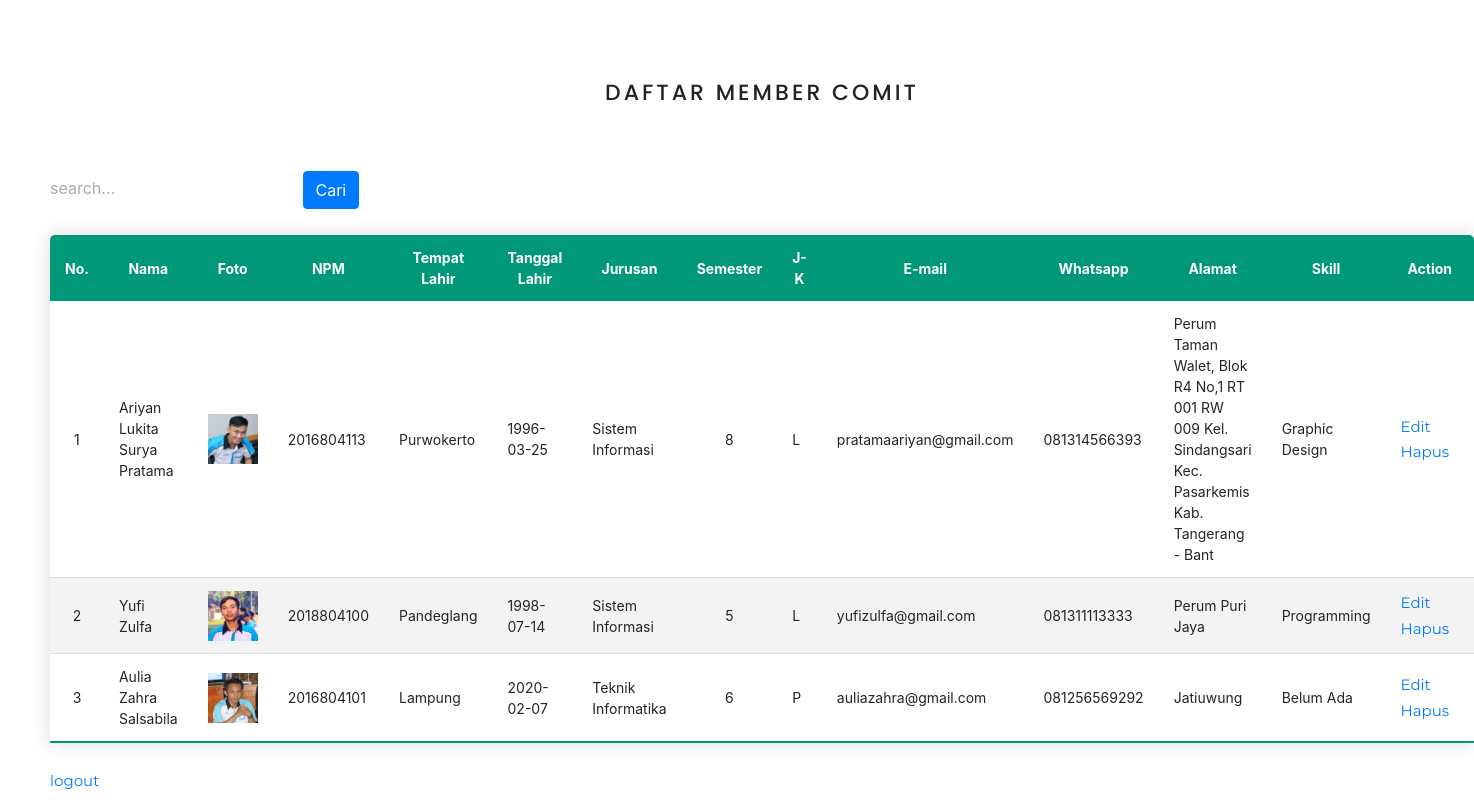
Page /list_member.php (signed in) on the committed database.
### tables this page shows
CREATE TABLE `members` (
  `id` int(11) NOT NULL,
  `name` varchar(50) NOT NULL,
  `npm` char(10) NOT NULL,
  `place_of_birth` varchar(30) NOT NULL,
  `date_of_birth` date NOT NULL,
  `major` varchar(30) NOT NULL,
  `semester` varchar(1) NOT NULL,
  `gender` varchar(10) NOT NULL,
  `email` varchar(50) NOT NULL,
  `whatsapp` char(13) NOT NULL,
  `address` varchar(100) NOT NULL,
  `uniform_size` varchar(5) NOT NULL,
  `skill` varchar(30) NOT NULL,
  `image` varchar(50) NOT NULL
);

### functions.php (called while the page is built, shortened)
<?php
$conn = mysqli_connect("localhost", "root", "", "comit");
function query($query)
{
    global $conn;
    $result = mysqli_query($conn, $query);
    $rows = [];
    while ($row = mysqli_fetch_assoc($result)) {
        $rows[] = $row;
    }
    return $rows;
}

### list_member.php (the view, shortened to what this page needs)
<?php
require 'functions.php';
$members = query("SELECT * FROM members");
?>
<!DOCTYPE html>
<html lang="en">
<head>
    <link rel="stylesheet" type="text/css" href="vendor/bootstrap/css/bootstrap.min.css">
    <link rel="stylesheet" type="text/css" href="fonts/font-awesome-4.7.0/css/font-awesome.min.css">
    <link rel="stylesheet" type="text/css" href="fonts/themify/themify-icons.css">
    <link rel="stylesheet" type="text/css" href="vendor/animate/animate.css">
    <link rel="stylesheet" type="text/css" href="vendor/css-hamburgers/hamburgers.min.css">
    <link rel="stylesheet" type="text/css" href="vendor/animsition/css/animsition.min.css">
    <link rel="stylesheet" type="text/css" href="vendor/select2/select2.min.css">
    <link rel="stylesheet" type="text/css" href="vendor/daterangepicker/daterangepicker.css">
    <link rel="stylesheet" type="text/css" href="vendor/slick/slick.css">
    <link rel="stylesheet" type="text/css" href="vendor/lightbox2/css/lightbox.min.css">
    <link rel="stylesheet" type="text/css" href="css/main.css">
    <link rel="stylesheet" type="text/css" href="css/util.css">
    <link rel="stylesheet" type="text/css" href="css/custom.css">
    <link rel="stylesheet" href="https://maxcdn.bootstrapcdn.com/bootstrap/4.3.1/css/bootstrap.min.css">
</head>
<body>
    <div class="t-center m-t-30 m-b-20">
        <span class="tit7">Daftar Member COMIT</span>
    </div>
    <form action="" method="post">
        <input type="text" name="keyword" class="m-t-50 m-b-10" placeholder="search..." autocomplete="off">
        <button type="submit" name="search" class="btn btn-primary">Cari</button>
    </form>
    <table class="content-table">
        <thead>
            <tr>
                <th class="text-center" scope="col">No.</th>
                <th class="text-center" scope="col">Nama</th>
                <th class="text-center" scope="col">Foto</th>
                <th class="text-center" scope="col">NPM</th>
                <th class="text-center" scope="col">Tempat Lahir</th>
                <th class="text-center" scope="col">Tanggal Lahir</th>
                <th class="text-center" scope="col">Jurusan</th>
                <th class="text-center" scope="col">Semester</th>
                <th class="text-center" scope="col">J-K</th>
                <th class="text-center" scope="col">E-mail</th>
                <th class="text-center" scope="col">Whatsapp</th>
                <th class="text-center" scope="col">Alamat</th>
                <th class="text-center" scope="col">Skill</th>
                <th class="text-center" scope="col">Action</th>
            </tr>
        </thead>
        <tbody>
            <?php $i = 1; ?>
            <?php foreach ($members as $member) : ?>
            <tr>
                <td scope="row" class="text-center"><?= $i; ?></td>
                <td><?= $member["name"]; ?></td>
                <td><img src="images/member/<?= $member["image"]; ?>" width="50" alt=""></td>
                <td><?= $member["npm"]; ?></td>
                <td><?= $member["place_of_birth"]; ?></td>
                <td><?= $member["date_of_birth"]; ?></td>
                <td><?= $member["major"]; ?></td>
                <td class="text-center"><?= $member["semester"]; ?></td>
                <td><?= $member["gender"]; ?></td>
                <td><?= $member["email"]; ?></td>
                <td><?= $member["whatsapp"]; ?></td>
                <td><?= $member["address"]; ?></td>
                <td><?= $member["skill"]; ?></td>
                <td width="100px">
                    <a href="edit.php?id=<?= $member["id"]; ?>">Edit</a>
                    <a href="delete.php?id=<?= $member["id"]; ?>" onclick="return confirm('hapus data?');">Hapus</a>
                </td>
            </tr>
            <?php $i++; ?>
            <?php endforeach; ?>
        </tbody>
    </table>
    <a href="logout.php">logout</a>
</body>
</html>

### css/main.css (style rules this page uses)
* { margin: 0px; padding: 0px; box-sizing: border-box; }
body, html { height: 100%; font-family: Montserrat, sans-serif; font-weight: 400; }
a { font-family: Montserrat; font-weight: 400; font-size: 15px; line-height: 1.7; color: #666666; margin: 0px; transition: all 0.4s; -webkit-transition: all 0.4s; -o-transition: all 0.4s; -moz-transition: all 0.4s; }
input { outline: none; border: none !important; }
button { outline: none !important; border: none; background: transparent; }
body { padding-right: 0px !important; }

### css/custom.css (style rules this page uses)
body { margin: 50px; padding: 50px; font-family: sans-serif; background: url(images/bg.jpg); background-size: cover; }
.content-table { border-collapse: collapse; margin: 25px 0; font-size: 14px; min-width: 400px; border-radius: 5px 5px 0 0; overflow: hidden; box-shadow: 0 0 20px rgba(0, 0, 0, .15); }
.content-table thead tr { background-color: #009879; color: #fff; font-weight: bold; }
.content-table th, .content-table td { padding: 12px 15px; }
.content-table tbody tr { border-bottom: 1px solid #ddd; }
.content-table tbody tr:nth-of-type(even) { background-color: #f3f3f3; }
.content-table tbody tr:last-of-type { border-bottom: 2px solid #009879; }

### rows in the picture
members: name "Ariyan Lukita Surya Pratama", image (picture), npm "2016804113", place_of_birth "Purwokerto", date_of_birth "1996-03-25", major "Sistem Informasi", semester "8", gender "L", email "pratamaariyan@gmail.com", whatsapp "081314566393", address "Perum Taman Walet, Blok R4 No,1 RT 001 RW 009 Kel. Sindangsari Kec. Pasarkemis Kab. Tangerang - Bant", skill "Graphic Design"
members: name "Yufi Zulfa", image (picture), npm "2018804100", place_of_birth "Pandeglang", date_of_birth "1998-07-14", major "Sistem Informasi", semester "5", gender "L", email "yufizulfa@gmail.com", whatsapp "081311113333", address "Perum Puri Jaya", skill "Programming"
members: name "Aulia Zahra Salsabila", image (picture), npm "2016804101", place_of_birth "Lampung", date_of_birth "2020-02-07", major "Teknik Informatika", semester "6", gender "P", email "auliazahra@gmail.com", whatsapp "081256569292", address "Jatiuwung", skill "Belum Ada"
